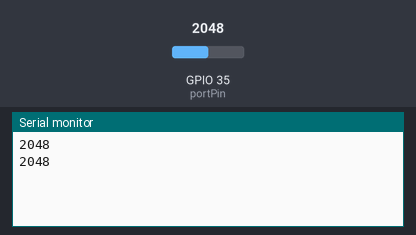
This sketch was run on a simulated ESP32. Shown: the last lines printed to the serial monitor. The inputs (shaded band) are chosen by the test bench; at power-on: GPIO 35 (portPin) = 2048.

Above: at 2.2 s.
2.3 s: GPIO 35 (portPin) set to 2866
At 3.6 s:
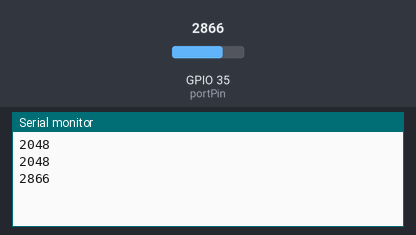
3.8 s: GPIO 35 (portPin) set to 3603
At 4.8 s:
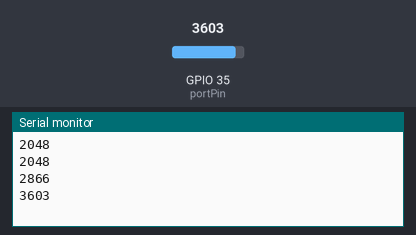
Timing chart, 0 to 6.8 s (numbered marks = the images above; inputs shaded):
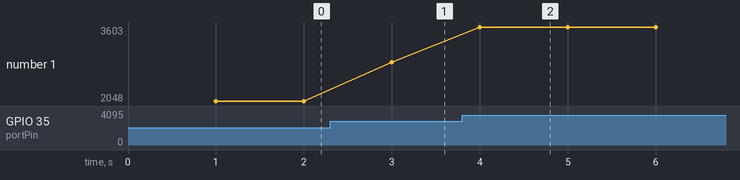

The sketch:

Potenciometro1.ino
```cpp
// Potenciometro conectado a GPIO 35
const int portPin = 35;
// Almacenamiento del valor de puerto (Rango de 0-4095)
int potValor = 0;
void setup() {
  Serial.begin(115200);
  delay(1000);
}
void loop() {
  // Lectura del valor en cada vuelta del bucle
  potValor = analogRead(portPin);
  Serial.println(potValor);  //Envío del valor al puerto serie
  delay(1000);
}
```

Measured:
- after the input at 2.3 s, the serial monitor: prints a new line after 0.70 s (image 1)
- after the input at 3.8 s, the serial monitor: prints a new line after 0.20 s (image 2)
- plotted number 1: 2048 → 2866 after the input at 2.3 s, 2866 → 3603 after the input at 3.8 s
